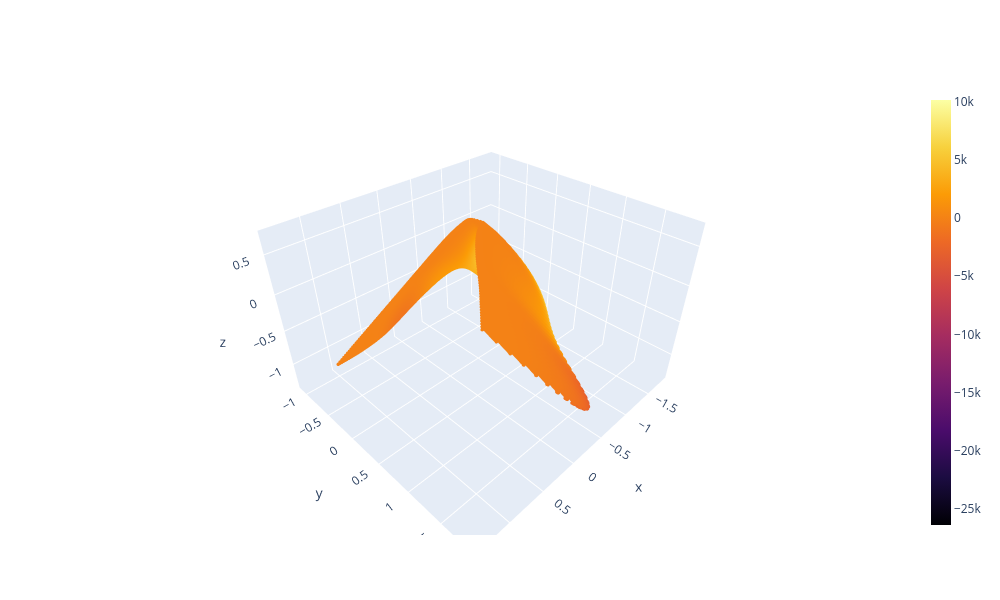

The cell this chart's notebook holds for it:
### Code cell
plot_3d(PCs[:,0], PCs[:,1], PCs[:,2], PC_sources[:,2], cmap='inferno', s=2)

### Figure 1 — Plotly figure (JSON) as saved in the notebook; plotly's stock layout.template omitted (floating-point values rounded to 4 significant figures; data arrays with more than 128 entries replaced by an {"elided": "..."} marker saying what was removed)
{"data": [{"marker": {"color": {"elided": "46000 float values"}, "colorbar": {"thickness": 20}, "colorscale": [[0, "#000004"], [0.1111, "#1b0c41"], [0.2222, "#4a0c6b"], [0.3333, "#781c6d"], [0.4444, "#a52c60"], [0.5556, "#cf4446"], [0.6667, "#ed6925"], [0.7778, "#fb9b06"], [0.8889, "#f7d13d"], [1, "#fcffa4"]], "opacity": 1, "size": 2}, "mode": "markers", "type": "scatter3d", "x": {"elided": "46000 float values"}, "y": {"elided": "46000 float values"}, "z": {"elided": "46000 float values"}}], "layout": {"autosize": false, "height": 600, "margin": {"b": 65, "l": 65, "r": 50, "t": 90}, "scene": {"xaxis": {"title": {"text": "x"}}, "yaxis": {"title": {"text": "y"}}, "zaxis": {"title": {"text": "z"}}}, "width": 1000}}
